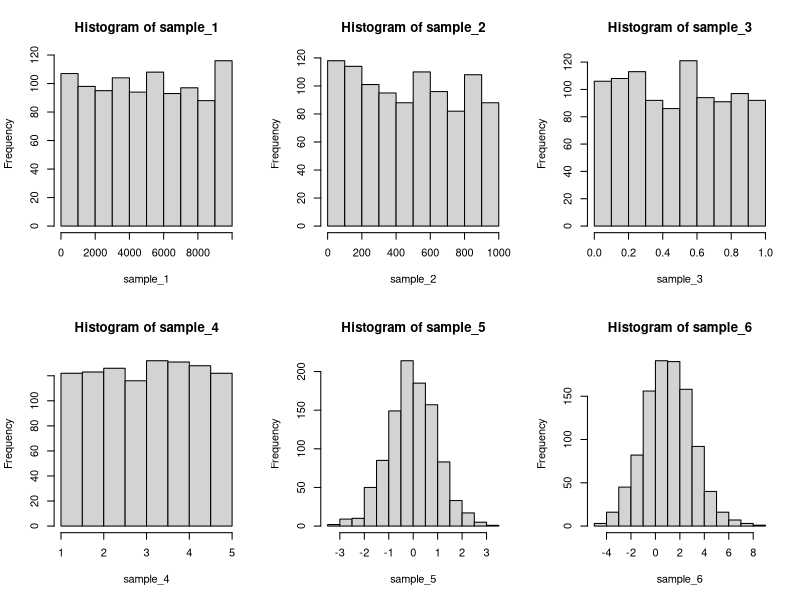

Recreate this plot in R.
############################################################
#
# Introducción a R - PiE CFIS
#
############################################################

############################################################
#
# R como calculadora
#
############################################################
2+3               # operaciones aritmeticas
3^2               # potencias
log(5)            # logaritmo natural
a <- 2*5          # asignaciones
a

############################################################
#
# Objetos por defecto
#
############################################################
pi                # valor de pi
letters           # letras minusculas
LETTERS           # letras mayusculas
month.name        # nombre de los meses


############################################################
#
# Tipos de objetos
#
############################################################
############################################################
# Vectores: serie ordenada de valores del mismo tipo --> c()
############################################################
##-- Ejemplos
v1 <- c(32,40,61,71,39)       # edades de personas (vector numerico)
v1
v2 <- 1:5                     # enteros del 1 al 5 (vector entero)
v2
v3 <- c("h","m","h","m","m")  # genero de personas (vector de caracteres)
v3
class(v1)
class(v2)
class(v3)

##-- Acceso y modificacion
v1[3]          # Ver 3r elemento
v1[3] <- 62    # Modificar 3r elemento
v1[3]          # Ver 3r elemento

v1[2:4]        # Ver los elementos del 2 al 4
v1[c(1,2,4)]   # Ver los elementos 1,2 y 4

############################################################
# Matrices: serie de columnas numericas ordenadas y de igual longitud --> matrix 
############################################################
##-- Ejemplos
m1 <- matrix(c(10,20,30,40),nrow=2,byrow=TRUE)
m1
m2 <- cbind(v1,v2)
m2

##-- Acceso y modificacion
m1[2,1]       # Elemento de la fila 2, columna 1       
m1[2,]        # Elementos de la fila 2
m1[,1]        # Elementos de la columna 1
m1[2,1] <- 35 # Modificar el elemento de la fila 2, columna 1
m1

colnames(m2) <- c("edad","orden")  # Modificar el nombre de las columnas 
rownames(m2) <- letters[1:5]       # Modificar el nombre de las filas
colnames(m2)                       # Consultar el nombre de las columnas 
rownames(m2)                       # Consultar el nombre de las filas
m2

############################################################
# Data.frames: serie de columnas de cualquier tipo ordenadas y de igual longitud --> data.frame
############################################################
##-- Ejemplos
df1 <- data.frame(x=letters[1:10],y=1:10)   # Letras del 1 al 10 y numeros del 1 al 10
df1
df2 <- data.frame(v3,v1)
df2

##-- Acceso y modificacion
df1$x          # Columna llamada "x"
df1[,"x"]      # Columna llamada "x" (alternativa a la anterior opcion)
df1[,1]        # Primera columna     (alternativa a la anterior opcion)

df1[2,1]       # Elemento de la fila 2, columna 1
df1$x[2]       # Elemento de la fila 2, columna 1 (alternativa a la anterior opcion)

df1[2,]        # Elementos de la fila 2
df1[2,2] <- 35 # Modificar el elemento de la fila 2, columna 2
df1

df1[3,1] <- "k" # Atencion: Modificar el elemento de la fila 3, columna 1
df1

df1[3,1] <- "j" # Modificar el elemento de la fila 3, columna 1. Ahora si, porque "j" es un nivel del factor.
df1

############################################################
# Listas: cualquier combinacion de los elementos anteriores --> list 
############################################################
##-- Ejemplos 
l1 <- list(v1,m1,df1)
l1

##-- Acceso y modificacion
l1[1]               # Un corchete para simplificar la lista
class(l1[1])

l1[[1]]             # Doble corchete para acceder al elemento
class(l1[[1]])


##-- Ejercicio 1.1:
# 1. Crear un data.frame con los siguientes datos
#     marca modelo consumo
#      audi     A3     6.8
# volswagen   Polo     6.8
#       bmw     X5    12.5
#   renault megane     4.7
#      fiat  punto     5.0
# 2. Modificar el consumo del fiat punto a 4.5



############################################################
#
# Instrucciones utiles
#
############################################################
##-- Ayuda
?mean                         # interrogante para pedir ayuda de una funcion
??geometric                   # doble interrogante para pedir ayuda general --> equivalente a help.search("geometric")

##-- Busqueda
which(df1$x=='e')
which.max(df1$y)
which.min(df1$y)

##-- Programacion
if(v1[1]==32) print("La edad del primer individuo es 32")  # if --> condicion logica
for(i in 1:5) print(v1[i])                                 # Bucle 


##-- Gestion de objetos
ls()              # Objetos en memoria
object.size(v1)   # Tamanyo que ocupa un objeto en memoria
rm(v1)            # Borrar (remove) algun objeto en memoria
rm(list=ls())     # Borrar todos los objetos en memoria


############################################################
#
# Simular datos
#
############################################################
n <- 1000                            # Numero de datos a simular

set.seed(12345)
sample_1 <- sample(1:(10*n),n)       # muestra de enteros sin reposicion
sample_2 <- sample(1:n,n,rep=TRUE)   # muestra de enteros con reposicion
sample_3 <- runif(n)                 # muestra de reales en (0,1)
sample_4 <- runif(n,1,5)             # muestra de reales en (1,5)
sample_5 <- rnorm(n)                 # muestra de una Normal(0,1)
sample_6 <- rnorm(n,1,2)             # muestra de una Normal(1,2)

par(mfrow=c(2,3))                    # Ventana para hacer 6 graficos (2 filas x 3 columnas)
hist(sample_1)
hist(sample_2)
hist(sample_3)
hist(sample_4)
hist(sample_5)
hist(sample_6)
